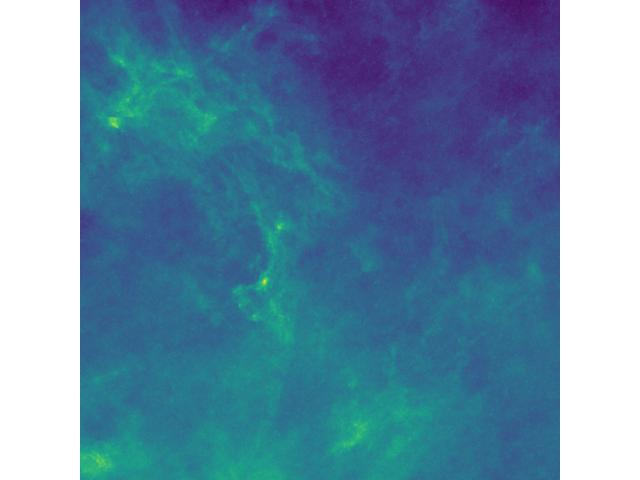
#> input picture src/script/annimg.jpg, 640 x 480 px; its folder holds only this picture in this run
$ python -i cloud_detection.py   (imports and definitions only)
#> lines starting #> are read from the running program, lines starting #| are printed output that depends on the picture; after the words box and inside, x2 and y2 are one past the last pixel; in counts of white or black regions, pixels touching at a corner belong together
"""
Cloud detection is a couple of functions that detect clouds in a given image. With some additional parameters, it can be used to detect clouds in a larger image by splitting it into smaller images and then combining the results.
"""

import csv
import secrets

import numpy as np
import pandas as pd
import scipy
from astropy.convolution import Gaussian2DKernel
from astropy.io import fits
from astropy.stats import SigmaClip, sigma_clipped_stats
from photutils.background import Background2D, MedianBackground
from tqdm import tqdm
import pywt


# [37 lines left out: functions remove_background_phot, remove_background_wavelet, not called in this run]


def remove_background_fourier(data, radius=25):
    """
    Remove background from image using fourier transform as a filter
    """
    # create kernel
    SIZE = data.shape

    # create it using Gaussian2DKernel
    mask1 = np.float32(
        Gaussian2DKernel(
            x_stddev=radius, y_stddev=radius, x_size=SIZE[1], y_size=SIZE[0]
        ).array
    )
    mask1 = mask1 / np.max(mask1)

    # high pass kernel = 1 - low pass kernel
    mask2 = (1 - mask1).clip(0, 1)

    # high pass first
    fft_shift = np.fft.fftshift(np.fft.fft2(data, axes=(0, 1)))
    fft_masked_high = np.multiply(fft_shift, mask2)
    img_high_pass = np.abs(np.fft.ifft2(np.fft.ifftshift(fft_masked_high)))
    data_clipped = data - img_high_pass

    # fourier transform
    fft_shift = np.fft.fftshift(np.fft.fft2(data_clipped, axes=(0, 1)))

    fft_masked_low = np.multiply(fft_shift, mask1)
    fft_masked_high = np.multiply(fft_shift, mask2)

    img_high_pass = np.abs(np.fft.ifft2(np.fft.ifftshift(fft_masked_high)))
    img_low_pass = np.abs(np.fft.ifft2(np.fft.ifftshift(fft_masked_low)))

    # remove low pass and high pass from original
    diff = data_clipped - img_low_pass - img_high_pass
    diff = diff - np.min(diff)  # normalize to 0

    return diff


def detect_clouds(
    data: np.ndarray,
    overlap_x: int = 0,
    overlap_y: int = 0,
    min_area: int = 40,
    remove_background: str = "fourier",
    fourier_radius: float = 15,
):
    if remove_background == "fourier":
        diff = remove_background_fourier(data, radius=fourier_radius)
    elif remove_background == "wavelet":
        diff = remove_background_wavelet(data)
    elif remove_background == "photutils":
        diff = remove_background_phot(data)

    # blur the image a little
    gauss = scipy.ndimage.gaussian_filter(diff, sigma=3)
    # create mask by thresholding
    # threshold = np.percentile(gauss, 2)

    if remove_background == "fourier":
        # threshold = np.mean(gauss) - 2.5 * np.std(gauss)
        mean, median, stddev = sigma_clipped_stats(gauss, sigma=7)
        threshold = mean - 6 * stddev
    elif remove_background == "wavelet":
        mean, median, stddev = sigma_clipped_stats(gauss, sigma=3)
        threshold = mean - 1 * stddev
    elif remove_background == "photutils":
        mean, median, stddev = sigma_clipped_stats(gauss, sigma=5)
        threshold = mean - 3 * stddev

    mask = np.where(gauss < threshold, True, False)
    return mask_manipulate(mask, data, overlap_x, overlap_y, min_area)


def mask_manipulate(
    mask: np.ndarray,
    data: np.ndarray,
    overlap_x: int = 0,
    overlap_y: int = 0,
    min_area: int = 40,
):
    # group pixels into labels
    labels, nlabels = scipy.ndimage.label(mask)

    # sum the areas of mask with labels
    dust_areas = np.array(scipy.ndimage.sum(mask, labels, range(0, nlabels + 1))).astype(np.int32)

    # remove small clouds
    mask_small = dust_areas > min_area

    # remove clouds in overlap zone
    mask_overlap = np.ones(mask.shape, dtype=bool)
    mask_overlap[mask.shape[0] - overlap_y: mask.shape[0], 0: mask.shape[1]] = False
    mask_overlap[0: mask.shape[0], mask.shape[1] - overlap_x: mask.shape[1]] = False

    labels_outside_overlap = np.unique(mask_overlap * labels)

    # remove clouds touching the edges of processed image
    mask_edge = np.zeros(mask.shape, dtype=bool)
    mask_edge[0:1, :] = True
    mask_edge[:, 0:1] = True
    mask_edge[mask.shape[0] - 1: mask.shape[0], :] = True
    mask_edge[:, mask.shape[1] - 1: mask.shape[1]] = True
    labels_touching_edge = np.unique(mask_edge * labels)

    # remove clouds touching the black border
    objects_first = scipy.ndimage.find_objects(labels)
    masked_data = mask * (data - 1) + 1

    for cloud in range(0, nlabels):
        if (
            not np.all(masked_data[objects_first[cloud]])
            or not (cloud + 1) in labels_outside_overlap
            or (cloud + 1) in labels_touching_edge
        ):
            mask_small[cloud + 1] = False

    # remove small clouds and edge clouds
    remove_small_clouds = mask_small[labels.ravel()].reshape(labels.shape)
    dust_areas_new = dust_areas[mask_small]

    # unnecssary step, but I don't know how to do it otherwise
    new_labels, new_nlabels = scipy.ndimage.label(remove_small_clouds)

    mass_centers = scipy.ndimage.center_of_mass(
        data, new_labels, range(1, new_nlabels + 1)
    )
    objects = scipy.ndimage.find_objects(new_labels)

    min_values = np.zeros(new_nlabels)
    max_values = np.zeros(new_nlabels)
    circularity = np.zeros(new_nlabels)
    for i in range(len(mass_centers)):
        mask = new_labels[objects[i]] == i + 1
        min_values[i] = np.min(data[objects[i]])
        max_values[i] = np.max(data[objects[i]])
        circularity[i] = ((4 * np.pi * (np.sum(mask))) / np.power(np.sum(np.bitwise_xor(scipy.ndimage.binary_dilation(mask), mask)), 2))


    return mass_centers, objects, new_labels, dust_areas_new, remove_small_clouds, min_values, max_values, circularity


# [210 lines left out: functions format_for_ouput, save_reg, save_reg_and_csv, save_as_fits, npy_to_fits, read_regfile and 1 more, not called in this run]

>>> import cv2
>>> picture = cv2.imread('annimg.jpg', cv2.IMREAD_GRAYSCALE)
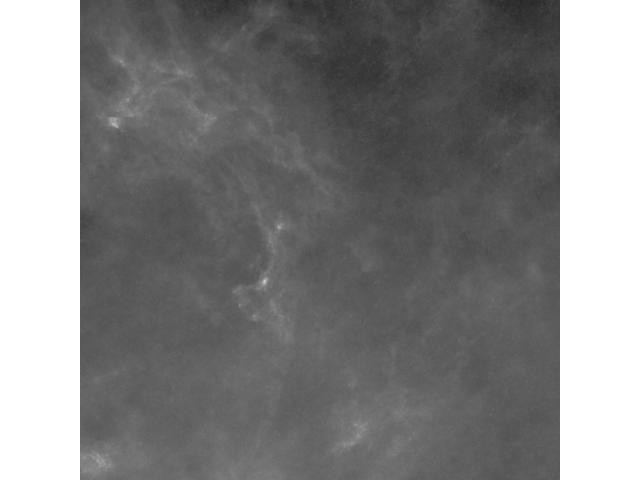
#> picture: shape (480, 640); min 37, max 255, mean 131.2
>>> result = detect_clouds(picture)
#> in remove_background_fourier, `data_clipped = data - img_high_pass`:
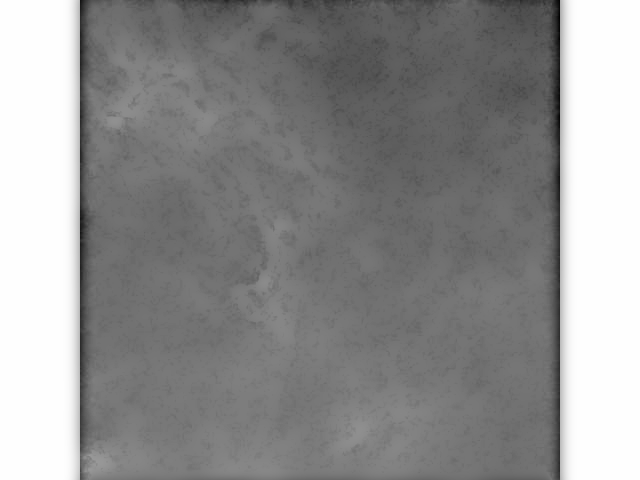
#> data_clipped: shape (480, 640) float64; min -42.95, max 255, mean 126.8; drawn with min black and max white
#> in remove_background_fourier, `img_low_pass = np.abs(np.fft.ifft2(np.fft.ifftshift(fft_masked_low)))`:
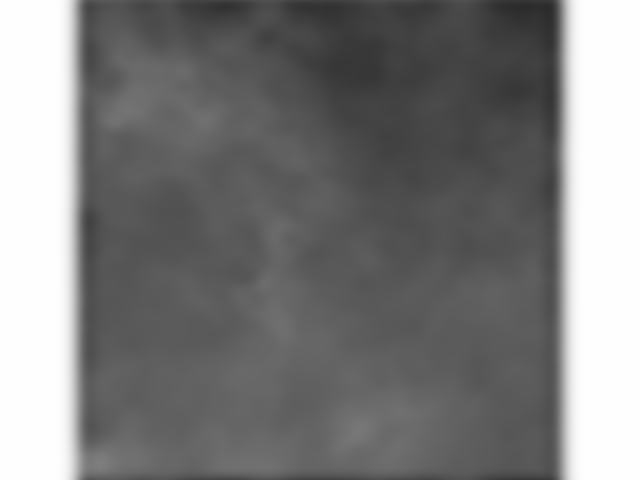
#> img_low_pass: shape (480, 640) float64; min 43.85, max 255, mean 126.8
#> in detect_clouds, `gauss = scipy.ndimage.gaussian_filter(diff, sigma=3)`:
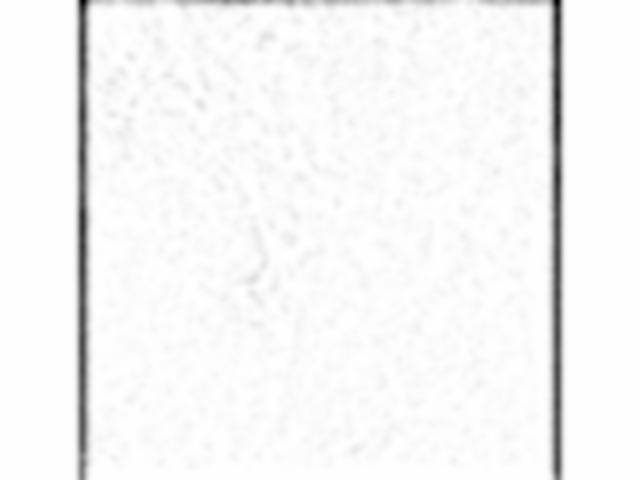
#> gauss: shape (480, 640) float64; min 153.2, max 304, mean 299.1; drawn with min black and max white
#> in detect_clouds, `mean, median, stddev = sigma_clipped_stats(gauss, sigma=7)`: mean = 301.6; median = 302.8; stddev = 5.02
#> in detect_clouds, `threshold = mean - 6 * stddev`: threshold = 271.5
#> in detect_clouds, `mask = np.where(gauss < threshold, True, False)`:
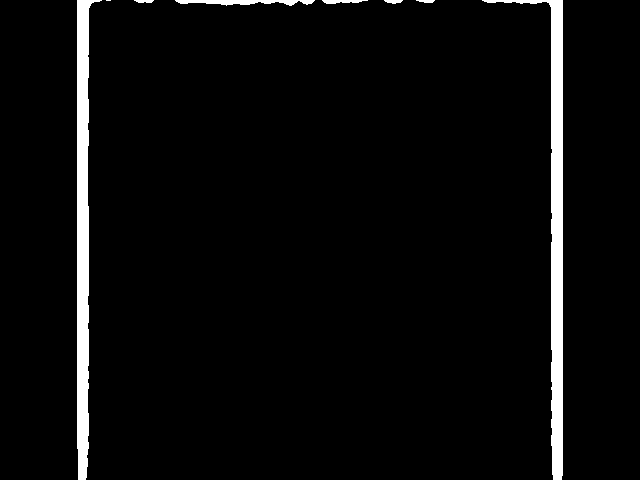
#> mask: shape (480, 640) bool; 4% white; 8 white regions (1 under 20 px), largest, box (x1, y1, x2, y2) and area: (482, 0, 563, 480) 5856, (77, 0, 102, 480) 5574, (175, 0, 315, 6) 519
#> in mask_manipulate, `labels, nlabels = scipy.ndimage.label(mask)`:
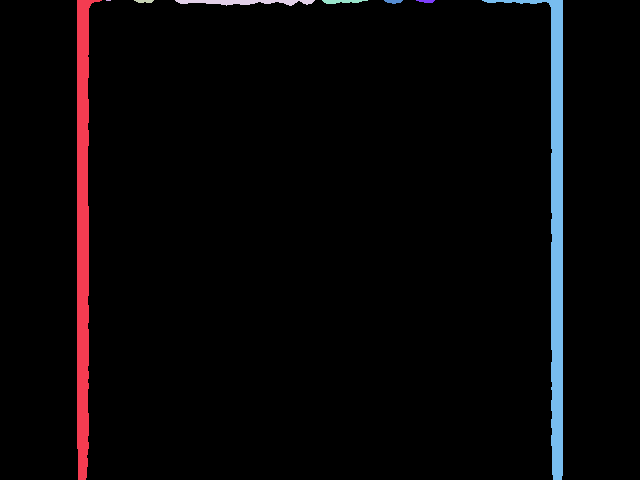
#> labels: shape (480, 640) int32; 9 distinct labels, from 0 to 8; one colour per label, 0 black
#> in mask_manipulate, `labels, nlabels = scipy.ndimage.label(mask)`: nlabels = 8
#> in mask_manipulate, `dust_areas = np.array(scipy.ndimage.sum(mask, labels, range(0, nlabels..`: dust_areas = [0, 5574, 5, 49, 519, 126, 54, 43, 5856]
#> in mask_manipulate, `mask_small = dust_areas > min_area`: mask_small = [False, True, False, True, True, True, True, True, True]
#> in mask_manipulate, `labels_outside_overlap = np.unique(mask_overlap * labels)`: labels_outside_overlap = [0, 1, 2, 3, 4, 5, 6, 7, 8]
#> in mask_manipulate, `objects_first = scipy.ndimage.find_objects(labels)`: objects_first = 8 items
#> in mask_manipulate, `masked_data = mask * (data - 1) + 1`:
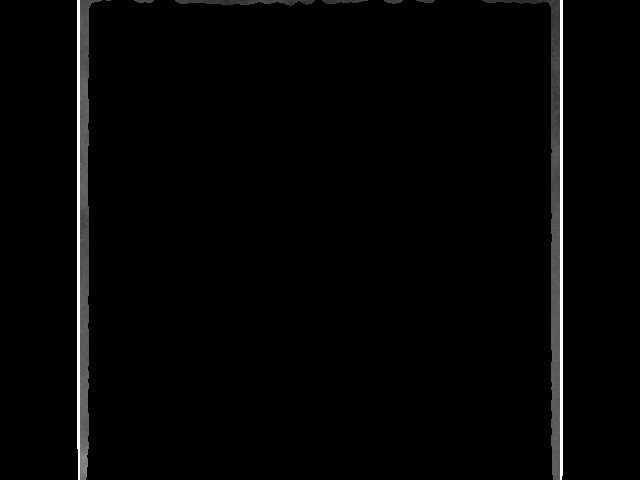
#> masked_data: shape (480, 640); min 1, max 255, mean 5.9
#> after the loop in mask_manipulate, `for cloud in range(0, nlabels):`: mask_small = [False, False, False, False, False, False, False, False, False]
#> in mask_manipulate, `remove_small_clouds = mask_small[labels.ravel()].reshape(labels.shape)`: remove_small_clouds: shape (480, 640) bool; every value is 0
#> in mask_manipulate, `dust_areas_new = dust_areas[mask_small]`: dust_areas_new = empty array
#> in mask_manipulate, `new_labels, new_nlabels = scipy.ndimage.label(remove_small_clouds)`: new_labels: shape (480, 640) int32; every value is 0
#> in mask_manipulate, `new_labels, new_nlabels = scipy.ndimage.label(remove_small_clouds)`: new_nlabels = 0
#> in mask_manipulate, `mass_centers = scipy.ndimage.center_of_mass( data, new_labels, range(1..`: mass_centers = []
#> result = 8 items
